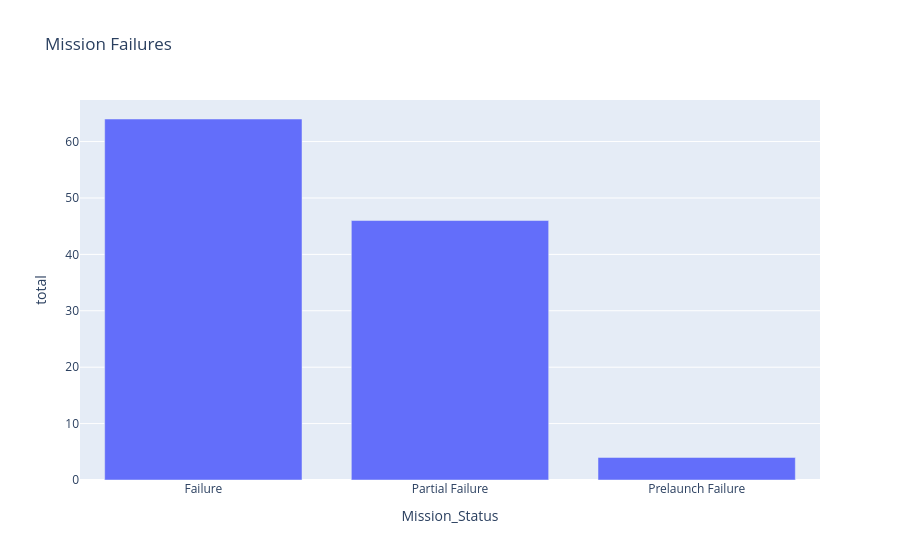

Notebook cell for this chart:
### Code cell
px.bar(fail_count, x="Mission_Status", y="total", title="Mission Failures")

### Figure 1 — Plotly figure (JSON) as saved in the notebook; plotly's stock layout.template omitted (floating-point values rounded to 4 significant figures)
{"data": [{"hovertemplate": "Mission_Status=%{x}<br>total=%{y}<extra></extra>", "legendgroup": "", "marker": {"color": "#636efa", "pattern": {"shape": ""}}, "name": "", "orientation": "v", "showlegend": false, "textposition": "auto", "type": "bar", "x": ["Failure", "Partial Failure", "Prelaunch Failure"], "xaxis": "x", "y": [64, 46, 4], "yaxis": "y"}], "layout": {"barmode": "relative", "legend": {"tracegroupgap": 0}, "title": {"text": "Mission Failures"}, "xaxis": {"anchor": "y", "domain": [0, 1], "title": {"text": "Mission_Status"}}, "yaxis": {"anchor": "x", "domain": [0, 1], "title": {"text": "total"}}}}
